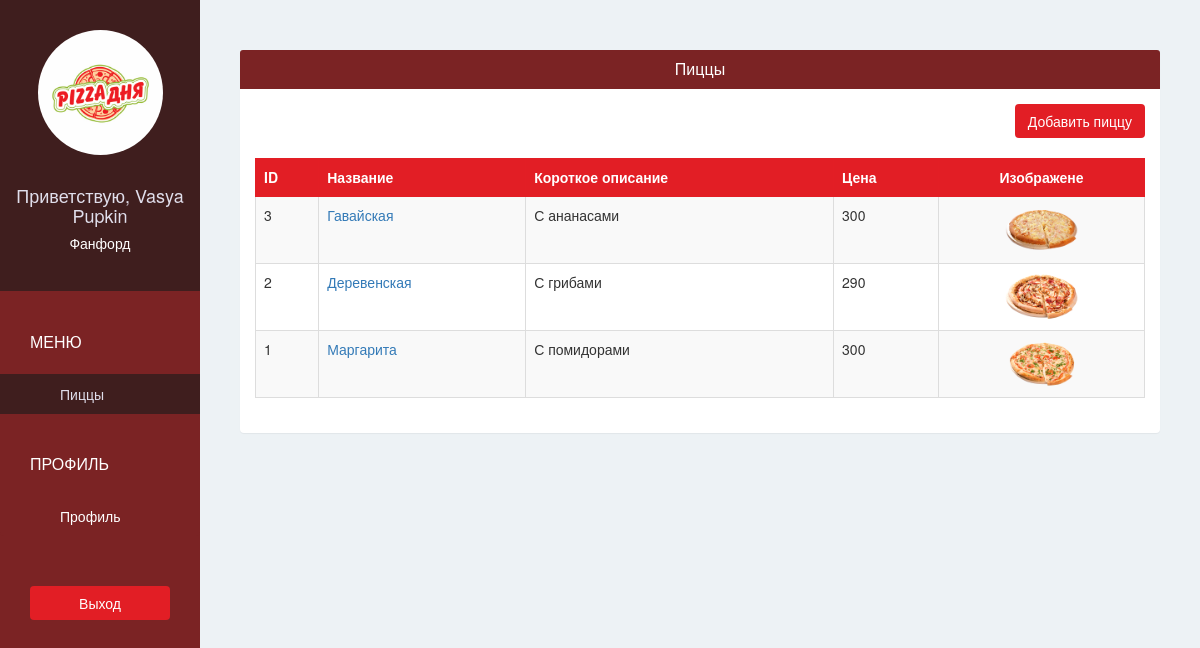
The page /pizzashop/pizza/ (signed in) on the database its author committed.
### pizzashopapp/models.py (models this page shows, shortened)
class PizzaShop(models.Model):
    owner = models.OneToOneField(
        User, verbose_name='Владелец', on_delete=models.CASCADE, related_name='pizzashop')
    name = models.CharField('Название пиццерии', max_length=100)
    phone = models.CharField('Номер телефона', max_length=100)
    address = models.CharField('Адресс пиццерии', max_length=100)
    logo = models.ImageField(
        'Логотип', upload_to='pizzashopapp/pizzashop_logo/', blank=False)
    class Meta:
        verbose_name = 'Пиццерия'
        verbose_name_plural = 'Пиццерии'

class Pizza(models.Model):
    pizzashop = models.ForeignKey(PizzaShop, verbose_name='Пиццерия')
    name = models.CharField('Название пиццы', max_length=30)
    description = models.CharField('Описание', max_length=100)
    image = models.ImageField(
        'Изображение пиццы', upload_to='pizzashopapp/pizza_image/', blank=False)
    price = models.PositiveSmallIntegerField('Цена', default=0)
    class Meta:
        verbose_name = 'Пицца'
        verbose_name_plural = 'Пиццы'

### pizzashopapp/views.py (the view)
# urls.py: url(r'^pizzashop/pizza/$', views.pizzashop_pizza, name='pizzashop-pizza'),
@login_required(login_url='/pizzashop/sign-in/')
def pizzashop_pizza(request):
    pizzas = Pizza.objects.filter(pizzashop=request.user.pizzashop).order_by('-id')
    return render(request, 'pizzashop/pizza.html', {'pizzas': pizzas})

### pizzashopapp/templates/pizzashop/pizza.html
{% extends 'pizzashop/base.html' %}
{% block page %}
	<div class="panel">
		<div class="panel-heading bg-ruby">
			<h4 class="panel-title text-center text-white">
				Пиццы
			</h4>
		</div>
		<div class="panel-body">
			<div class="text-right">
				<a href="{% url 'pizzashop-add-pizza' %}" class="btn btn-red">Добавить пиццу</a>
				<br>
				<br>
			</div>
			<table class="table table-bordered table-hover table-striped">
				<thead>
				<tr class="bg-red text-white">
					<th>ID</th>
					<th>Название</th>
					<th>Короткое описание</th>
					<th>Цена</th>
					<th class="text-center">Изображене</th>
				</tr>
				</thead>
				<tbody>
				{% for pizza in pizzas %}
					<tr>
						<td scope="row">{{ pizza.id }}</td>
						<td><a href="{% url 'pizzashop-edit-pizza' pizza.id %}">{{ pizza.name }}</a></td>
						<td>{{ pizza.description }}</td>
						<td>{{ pizza.price }}</td>
						<td class="text-center">
							<img class="img-rounded" src="{{ MEDIA_URL }}{{ pizza.image }}" alt="Pizza
							photo" width="75" height="50"></td>
					</tr>
				{% endfor %}
				</tbody>
			</table>
		</div>
	</div>
{% endblock %}

### pizzashopapp/templates/pizzashop/base.html (shortened to what this page needs)
{% extends 'base.html' %}
{% block sidebar %}
	{% url 'pizzashop-pizza' as pizzashop_pizza_url %}
	{% url 'pizzashop-account' as pizzashop_account_url %}
	<div class="text-center">
		<img class="img-circle" src="{{ MEDIA_URL }}{{ request.user.pizzashop.logo }}"
				 alt="logo" width="125" height="125">
		<br>
		<br>
		<h4>Приветствую, {{ request.user.get_full_name }}</h4>
		<h5>{{ request.user.pizzashop.name }}</h5>
	</div>
	<div class="list-group">
		<span class="text-uppercase">Меню</span>
		<a href="{% url 'pizzashop-pizza' %}"
			 class="list-group-item
			{% if request.path == pizzashop_pizza_url %} active {% endif %}">
			Пиццы
		</a>
		<span class="text-uppercase">Профиль</span>
		<a href="{% url 'pizzashop-account' %}"
			 class="list-group-item
			{% if request.path == pizzashop_account_url %} active {% endif %}">
			Профиль
		</a>
	</div>
	<div class="text-center">
		<a href="{% url 'pizzashop-sign-out' %}?next={{ request.path }}" class="btn btn-red">Выход</a>
	</div>
{% endblock %}

### pizzashopapp/static/css/style.css (style rules this page uses)
body { padding-top: 50px; background-color: #EDF2F5; overflow: auto; }
.bg-ruby { background-color: #7B2324; }
.bg-red { background-color: #E21E25; }
.text-white { color: white; }
.btn-red { color: white; background-color: #E21E25; }
.sidebar > div:first-child { padding: 30px 10px; font-weight: bold; font-size: 15px; background-color: #3F1E1E; }
.sidebar > div:first-child > h4 { color: #e0deeb; }
.sidebar > div:first-child > h5 { color: #ffffff; }
.sidebar .list-group { padding: 0; background-color: #7B2324; }
.sidebar .list-group > span { color: white; display: block; margin-top: 20px; padding: 20px 30px; font-size: 16px; font-weight: 300; }
.sidebar .list-group .list-group-item, .sidebar .list-group .list-group-item:focus { background-color: #7B2324; color: white; border: 0; padding-left: 60px; padding-right: 30px; }
.sidebar .list-group .list-group-item.active, .sidebar .list-group .list-group-item:hover { background-color: #3F1E1E; color: #e0deeb; }
.sidebar > div:last-child { padding: 30px; }
.sidebar > div:last-child .btn { width: 100%; }
.content .panel { border: none; }
.table > thead > tr > th, .table > thead > tr > td { vertical-align: middle; }
.table, .table > thead > tr > th { border-color: #E31E25; }

### rows shown on the page
Pizza: id "3", name "Гавайская", description "С ананасами", price "300", image (picture)
Pizza: id "2", name "Деревенская", description "С грибами", price "290", image (picture)
Pizza: id "1", name "Маргарита", description "С помидорами", price "300", image (picture)

### other values the page prints
{{ request.user.get_full_name }} "Vasya Pupkin"
{{ request.user.pizzashop.name }} "Фанфорд"
